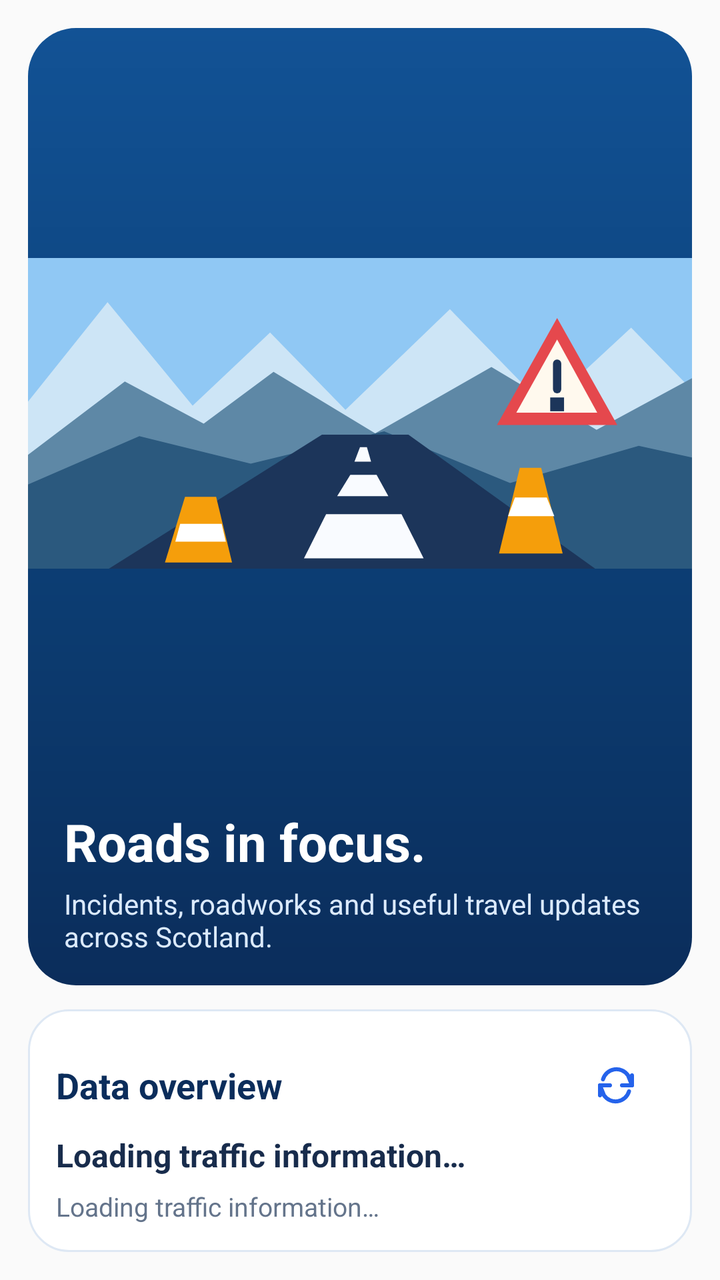
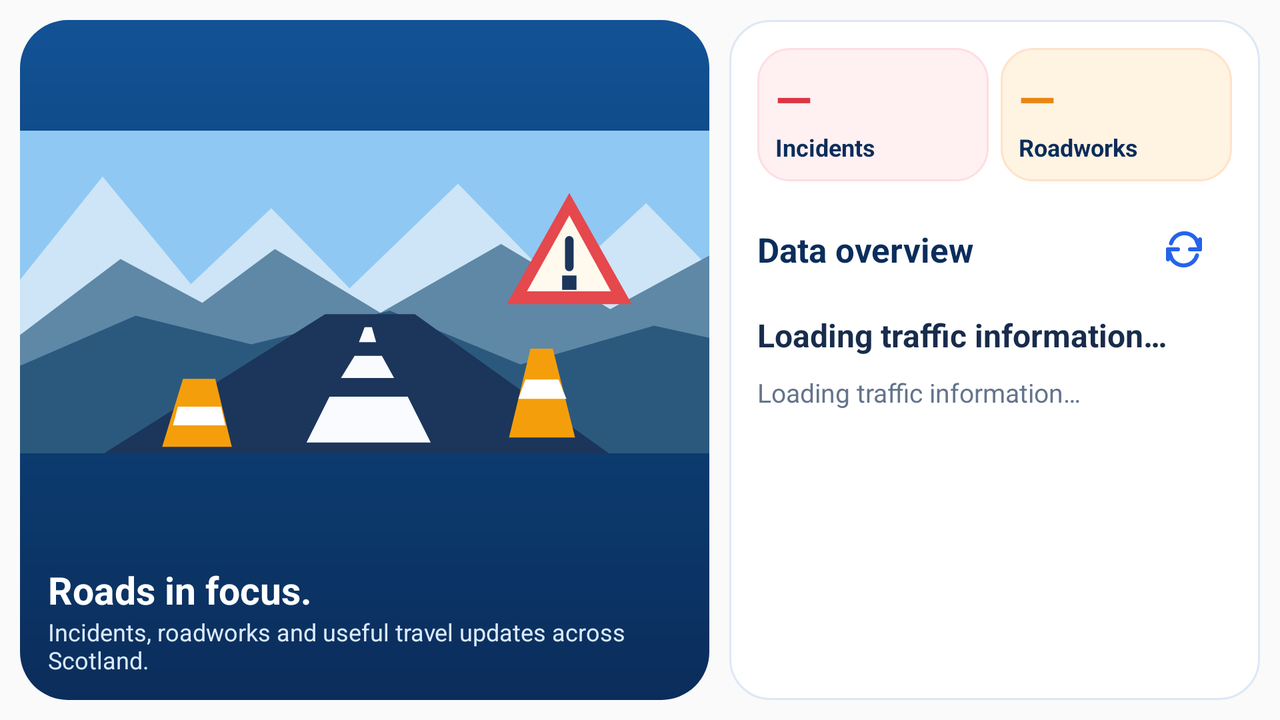

Compare how this app lays out the same screen by default and in its alternative resource folder. The renders come first, then the two layout files and the values they reference.
<!-- AndroidManifest.xml: application theme Theme.TrafficScotlandExplorer -->
<!-- res/layout/fragment_home.xml -->
<?xml version="1.0" encoding="utf-8"?>
<LinearLayout xmlns:android="http://schemas.android.com/apk/res/android"
    android:layout_width="match_parent"
    android:layout_height="match_parent"
    android:orientation="vertical"
    android:padding="14dp">

    <LinearLayout
        android:layout_width="match_parent"
        android:layout_height="0dp"
        android:layout_weight="1"
        android:background="@drawable/bg_hero"
        android:orientation="vertical">

        <ImageView
            android:layout_width="match_parent"
            android:layout_height="0dp"
            android:layout_weight="1"
            android:contentDescription="@string/hero_description"
            android:scaleType="fitCenter"
            android:src="@drawable/hero_road_scene" />

        <TextView
            android:layout_width="match_parent"
            android:layout_height="wrap_content"
            android:paddingStart="18dp"
            android:paddingEnd="18dp"
            android:paddingTop="4dp"
            android:text="@string/home_headline"
            android:textColor="@color/white"
            android:textSize="26sp"
            android:textStyle="bold" />

        <TextView
            android:layout_width="match_parent"
            android:layout_height="wrap_content"
            android:paddingStart="18dp"
            android:paddingEnd="18dp"
            android:paddingTop="4dp"
            android:paddingBottom="15dp"
            android:text="@string/home_subtitle"
            android:textColor="@color/pale_blue"
            android:textSize="14sp" />
    </LinearLayout>

    <LinearLayout
        android:layout_width="match_parent"
        android:layout_height="wrap_content"
        android:layout_marginTop="12dp"
        android:background="@drawable/bg_card"
        android:orientation="vertical"
        android:padding="14dp">

        <LinearLayout
            android:layout_width="match_parent"
            android:layout_height="wrap_content"
            android:gravity="center_vertical"
            android:orientation="horizontal">

            <TextView
                android:layout_width="0dp"
                android:layout_height="wrap_content"
                android:layout_weight="1"
                android:text="@string/data_overview"
                android:textColor="@color/navy"
                android:textSize="18sp"
                android:textStyle="bold" />

            <ImageButton
                android:id="@+id/homeRefresh"
                android:layout_width="48dp"
                android:layout_height="48dp"
                android:background="?attr/selectableItemBackgroundBorderless"
                android:contentDescription="@string/refresh_content_description"
                android:padding="12dp"
                android:src="@drawable/ic_refresh"
                android:tint="@color/accent" />
        </LinearLayout>

        <TextView
            android:id="@+id/homeCounts"
            android:layout_width="match_parent"
            android:layout_height="wrap_content"
            android:text="@string/loading"
            android:textColor="@color/ink"
            android:textSize="16sp"
            android:textStyle="bold" />

        <TextView
            android:id="@+id/homeStatus"
            android:layout_width="match_parent"
            android:layout_height="wrap_content"
            android:layout_marginTop="6dp"
            android:text="@string/loading"
            android:textColor="@color/subtitle"
            android:textSize="13sp" />
    </LinearLayout>
</LinearLayout>
<!-- resources referenced by this layout -->
<resources>
  <color name="accent">#2563EB</color>
  <color name="ink">#182C4C</color>
  <color name="navy">#0B2D5B</color>
  <color name="pale_blue">#DBEAFE</color>
  <color name="subtitle">#64748B</color>
  <color name="white">#FFFFFF</color>
  <!-- drawable bg_card (drawable) -->
  <?xml version="1.0" encoding="utf-8"?>
  <shape xmlns:android="http://schemas.android.com/apk/res/android">
      <solid android:color="@color/white" />
      <corners android:radius="20dp" />
      <stroke android:width="1dp" android:color="@color/panel_stroke" />
  </shape>
  <!-- drawable bg_hero (drawable) -->
  <?xml version="1.0" encoding="utf-8"?>
  <shape xmlns:android="http://schemas.android.com/apk/res/android">
      <gradient android:angle="270" android:startColor="#125295" android:centerColor="#0C4077" android:endColor="@color/navy" />
      <corners android:radius="24dp" />
  </shape>
  <!-- drawable ic_refresh (drawable) -->
  <?xml version="1.0" encoding="utf-8"?>
  <vector xmlns:android="http://schemas.android.com/apk/res/android"
      android:width="24dp"
      android:height="24dp"
      android:viewportWidth="24"
      android:viewportHeight="24">
      <path
          android:fillColor="@android:color/transparent"
          android:strokeColor="#2563EB"
          android:strokeLineCap="round"
          android:strokeLineJoin="round"
          android:strokeWidth="2"
          android:pathData="M20,7v5h-5" />
      <path
          android:fillColor="@android:color/transparent"
          android:strokeColor="#2563EB"
          android:strokeLineCap="round"
          android:strokeLineJoin="round"
          android:strokeWidth="2"
          android:pathData="M4,17v-5h5" />
      <path
          android:fillColor="@android:color/transparent"
          android:strokeColor="#2563EB"
          android:strokeLineCap="round"
          android:strokeWidth="2"
          android:pathData="M5.5,9a7,7 0,0 1,12.5 -2L20,12" />
      <path
          android:fillColor="@android:color/transparent"
          android:strokeColor="#2563EB"
          android:strokeLineCap="round"
          android:strokeWidth="2"
          android:pathData="M18.5,15a7,7 0,0 1,-12.5 2L4,12" />
  </vector>
  <string name="data_overview">Data overview</string>
  <string name="hero_description">Illustrated Scottish road with mountains, orange cones and a warning sign</string>
  <string name="home_headline">Roads in focus.</string>
  <string name="home_subtitle">Incidents, roadworks and useful travel updates across Scotland.</string>
  <string name="loading">Loading traffic information…</string>
  <string name="refresh_content_description">Refresh traffic information</string>
  <style name="Theme.TrafficScotlandExplorer" parent="Theme.AppCompat.Light.NoActionBar">
          <item name="colorPrimary">@color/accent</item>
          <item name="colorAccent">@color/accent</item>
          <item name="android:statusBarColor">@color/background</item>
          <item name="android:windowLightStatusBar">true</item>
      </style>
  <color name="panel_stroke">#DEE8F4</color>
  <color name="background">#F3F7FC</color>
  <!-- some entries are left out for length -->
</resources>
<!-- res/layout-land/fragment_home.xml (the repository's variant of the layout above) -->
<!-- drawn on the phone turned sideways -->
<?xml version="1.0" encoding="utf-8"?>
<LinearLayout xmlns:android="http://schemas.android.com/apk/res/android"
    android:layout_width="match_parent"
    android:layout_height="match_parent"
    android:orientation="horizontal"
    android:padding="10dp">

    <LinearLayout
        android:layout_width="0dp"
        android:layout_height="match_parent"
        android:layout_weight="1.3"
        android:layout_marginEnd="10dp"
        android:background="@drawable/bg_hero"
        android:orientation="vertical">

        <ImageView
            android:id="@+id/homeHero"
            android:layout_width="match_parent"
            android:layout_height="0dp"
            android:layout_weight="1"
            android:contentDescription="@string/hero_description"
            android:scaleType="fitCenter"
            android:src="@drawable/hero_road_scene" />

        <TextView
            android:layout_width="match_parent"
            android:layout_height="wrap_content"
            android:paddingHorizontal="14dp"
            android:text="@string/home_headline"
            android:textColor="@color/white"
            android:textSize="19sp"
            android:textStyle="bold" />

        <TextView
            android:layout_width="match_parent"
            android:layout_height="wrap_content"
            android:paddingStart="14dp"
            android:paddingEnd="14dp"
            android:paddingBottom="12dp"
            android:text="@string/home_subtitle"
            android:textColor="@color/pale_blue"
            android:textSize="12sp" />
    </LinearLayout>

    <LinearLayout
        android:layout_width="0dp"
        android:layout_height="match_parent"
        android:layout_weight="1"
        android:background="@drawable/bg_card"
        android:orientation="vertical"
        android:padding="14dp">

        <LinearLayout android:layout_width="match_parent" android:layout_height="wrap_content"
            android:orientation="horizontal" android:layout_marginBottom="10dp">
            <LinearLayout android:layout_width="0dp" android:layout_weight="1"
                android:layout_height="wrap_content" android:orientation="vertical"
                android:padding="9dp" android:layout_marginEnd="3dp"
                android:background="@drawable/bg_incident_tile">
                <TextView android:id="@+id/homeIncidentCount" android:layout_width="match_parent"
                    android:layout_height="wrap_content" android:text="—"
                    android:textSize="24sp" android:textStyle="bold" android:textColor="@color/danger"/>
                <TextView android:layout_width="match_parent" android:layout_height="wrap_content"
                    android:text="@string/incidents" android:textSize="12sp"
                    android:textColor="@color/navy" android:textStyle="bold"/>
            </LinearLayout>
            <LinearLayout android:layout_width="0dp" android:layout_weight="1"
                android:layout_height="wrap_content" android:orientation="vertical"
                android:padding="9dp" android:layout_marginStart="3dp"
                android:background="@drawable/bg_roadworks_tile">
                <TextView android:id="@+id/homeRoadworkCount" android:layout_width="match_parent"
                    android:layout_height="wrap_content" android:text="—"
                    android:textSize="24sp" android:textStyle="bold" android:textColor="@color/amber"/>
                <TextView android:layout_width="match_parent" android:layout_height="wrap_content"
                    android:text="@string/roadworks" android:textSize="12sp"
                    android:textColor="@color/navy" android:textStyle="bold"/>
            </LinearLayout>
        </LinearLayout>


        <LinearLayout
            android:layout_width="match_parent"
            android:layout_height="wrap_content"
            android:gravity="center_vertical"
            android:orientation="horizontal">

            <TextView
                android:layout_width="0dp"
                android:layout_height="wrap_content"
                android:layout_weight="1"
                android:text="@string/data_overview"
                android:textColor="@color/navy"
                android:textSize="17sp"
                android:textStyle="bold" />

            <ImageButton
                android:id="@+id/homeRefresh"
                android:layout_width="48dp"
                android:layout_height="48dp"
                android:background="?attr/selectableItemBackgroundBorderless"
                android:contentDescription="@string/refresh_content_description"
                android:padding="12dp"
                android:src="@drawable/ic_refresh"
                android:tint="@color/accent" />
        </LinearLayout>

        <TextView
            android:id="@+id/homeCounts"
            android:layout_width="match_parent"
            android:layout_height="wrap_content"
            android:layout_marginTop="8dp"
            android:text="@string/loading"
            android:textColor="@color/ink"
            android:textSize="16sp"
            android:textStyle="bold" />

        <TextView
            android:id="@+id/homeStatus"
            android:layout_width="match_parent"
            android:layout_height="wrap_content"
            android:layout_marginTop="9dp"
            android:text="@string/loading"
            android:textColor="@color/subtitle"
            android:textSize="13sp" />

    <ProgressBar
        android:id="@+id/homeProgress"
        style="@android:style/Widget.ProgressBar.Horizontal"
        android:layout_width="match_parent"
        android:layout_height="4dp"
        android:layout_marginTop="6dp"
        android:indeterminate="true"
        android:indeterminateTint="@color/accent"
        android:importantForAccessibility="no"
        android:visibility="gone" />
    </LinearLayout>
</LinearLayout>
<!-- resources referenced by the variant -->
<!-- as the phone turned sideways resolves them -->
<resources>
  <color name="accent">#2563EB</color>
  <color name="amber">#E98611</color>
  <color name="danger">#DC3545</color>
  <color name="ink">#182C4C</color>
  <color name="navy">#0B2D5B</color>
  <color name="pale_blue">#DBEAFE</color>
  <color name="subtitle">#64748B</color>
  <color name="white">#FFFFFF</color>
  <!-- drawable bg_card (drawable) -->
  <?xml version="1.0" encoding="utf-8"?>
  <shape xmlns:android="http://schemas.android.com/apk/res/android">
      <solid android:color="@color/white" />
      <corners android:radius="20dp" />
      <stroke android:width="1dp" android:color="@color/panel_stroke" />
  </shape>
  <!-- drawable bg_hero (drawable) -->
  <?xml version="1.0" encoding="utf-8"?>
  <shape xmlns:android="http://schemas.android.com/apk/res/android">
      <gradient android:angle="270" android:startColor="#125295" android:centerColor="#0C4077" android:endColor="@color/navy" />
      <corners android:radius="24dp" />
  </shape>
  <!-- drawable bg_incident_tile (drawable) -->
  <?xml version="1.0" encoding="utf-8"?>
  <shape xmlns:android="http://schemas.android.com/apk/res/android">
      <solid android:color="@color/soft_red" />
      <corners android:radius="16dp" />
      <stroke android:width="1dp" android:color="#FFDDE2" />
  </shape>
  <!-- drawable bg_roadworks_tile (drawable) -->
  <?xml version="1.0" encoding="utf-8"?>
  <shape xmlns:android="http://schemas.android.com/apk/res/android">
      <solid android:color="@color/soft_amber" />
      <corners android:radius="16dp" />
      <stroke android:width="1dp" android:color="#FFE2C9" />
  </shape>
  <!-- drawable ic_refresh (drawable) -->
  <?xml version="1.0" encoding="utf-8"?>
  <vector xmlns:android="http://schemas.android.com/apk/res/android"
      android:width="24dp"
      android:height="24dp"
      android:viewportWidth="24"
      android:viewportHeight="24">
      <path
          android:fillColor="@android:color/transparent"
          android:strokeColor="#2563EB"
          android:strokeLineCap="round"
          android:strokeLineJoin="round"
          android:strokeWidth="2"
          android:pathData="M20,7v5h-5" />
      <path
          android:fillColor="@android:color/transparent"
          android:strokeColor="#2563EB"
          android:strokeLineCap="round"
          android:strokeLineJoin="round"
          android:strokeWidth="2"
          android:pathData="M4,17v-5h5" />
      <path
          android:fillColor="@android:color/transparent"
          android:strokeColor="#2563EB"
          android:strokeLineCap="round"
          android:strokeWidth="2"
          android:pathData="M5.5,9a7,7 0,0 1,12.5 -2L20,12" />
      <path
          android:fillColor="@android:color/transparent"
          android:strokeColor="#2563EB"
          android:strokeLineCap="round"
          android:strokeWidth="2"
          android:pathData="M18.5,15a7,7 0,0 1,-12.5 2L4,12" />
  </vector>
  <string name="data_overview">Data overview</string>
  <string name="hero_description">Illustrated Scottish road with mountains, orange cones and a warning sign</string>
  <string name="home_headline">Roads in focus.</string>
  <string name="home_subtitle">Incidents, roadworks and useful travel updates across Scotland.</string>
  <string name="incidents">Incidents</string>
  <string name="loading">Loading traffic information…</string>
  <string name="refresh_content_description">Refresh traffic information</string>
  <string name="roadworks">Roadworks</string>
  <style name="Theme.TrafficScotlandExplorer" parent="Theme.AppCompat.Light.NoActionBar">
          <item name="colorPrimary">@color/accent</item>
          <item name="colorAccent">@color/accent</item>
          <item name="android:statusBarColor">@color/background</item>
          <item name="android:windowLightStatusBar">true</item>
      </style>
  <color name="panel_stroke">#DEE8F4</color>
  <color name="soft_red">#FFF0F1</color>
  <color name="soft_amber">#FFF3E2</color>
  <color name="background">#F3F7FC</color>
  <!-- some entries are left out for length -->
</resources>
